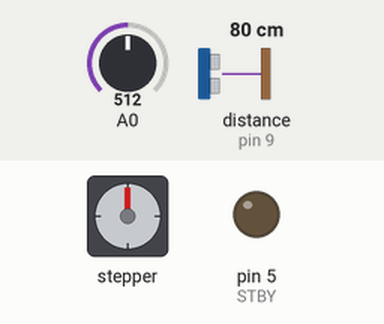
Simulated run of this sketch. Board: Arduino Uno, built with avr-gcc and run on an emulated ATmega328P. Shown: stepper motor, output pins drawn as LEDs (lit = HIGH). The test bench sets the inputs (shaded band); at power-on: distance to the obstacle (sensor on pin 9) 80 cm, A0 = 512. The echo pulse lasts 58.3 µs per cm; stepper angles assume 2048 steps per turn; pins used as bus, display or sensor lines are not drawn.

Above: at 1.2 s.
1.3 s: distance to the obstacle (sensor on pin 9) set to 10 cm
2.8 s: distance to the obstacle (sensor on pin 9) set to 7 cm
At 3.06 s:
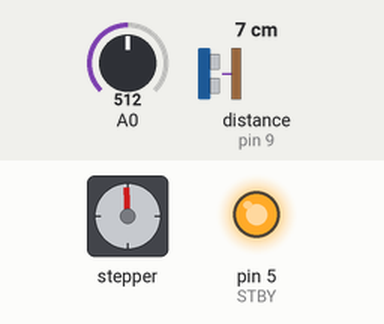
At 4.2 s:
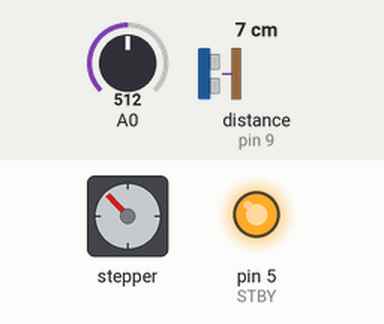
Timing chart, 0 to 5.8 s (numbered marks = the images above; inputs shaded):
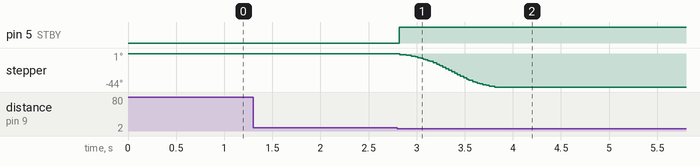

The sketch:

joffeGarage.ino
```cpp
#include <AccelStepper.h>
#include <Ultrasonic.h>

//Stepper
#define AIN2 3
#define AIN1 4
#define STBY 5
#define BIN2 6
#define BIN1 7

#define steps_open -250

//Ultrasonic sensor
#define HC_VCC 11
#define HC_TRIG 10
#define HC_ECHO 9
#define HC_GND 8

AccelStepper stepper_motor(AccelStepper::FULL4WIRE, AIN2, AIN1, BIN2, BIN1);
Ultrasonic ultrasonic(HC_TRIG, HC_ECHO);

void setup() {

  pinMode(STBY, OUTPUT);
  digitalWrite(STBY, HIGH);
  digitalWrite(13, OUTPUT);

  stepper_motor.setMaxSpeed(400);
  stepper_motor.setAcceleration(800);
  stepper_motor.setSpeed(60);
  stepper_motor.moveTo(0);

  //Setup ultrasonic sensor
  pinMode(HC_VCC, OUTPUT);
  digitalWrite(HC_VCC, HIGH);
  pinMode(HC_GND, OUTPUT);
  digitalWrite(HC_GND, LOW);
}

void loop() {
  if(stepper_motor.currentPosition()==0){
    if (ultrasonic.read()<9)
    {
      stepper_motor.moveTo(steps_open);
      digitalWrite(STBY,HIGH);
    }
    else
    {
      digitalWrite(STBY, LOW);
      delay(100);
    }
  }
  else if(stepper_motor.currentPosition()==steps_open)
  {
    if (ultrasonic.read()>12 & analogRead(A0)<100)
    {
      stepper_motor.moveTo(0);
      digitalWrite(STBY,HIGH);
    }
    else
    {
      delay(100);
    }
  }

  stepper_motor.run();
}
```

Measured:
- the behaviour switches between 9 and 8 cm on distance to the obstacle (sensor on pin 9) (found by bisection; images 0 and 1)
- after the input at 1.3 s, every drawn part: stays the same
- after the input at 2.8 s, pin 5 (STBY): LOW → HIGH at once; stepper: turns 44° counter-clockwise in 0.99 s, starting at once
